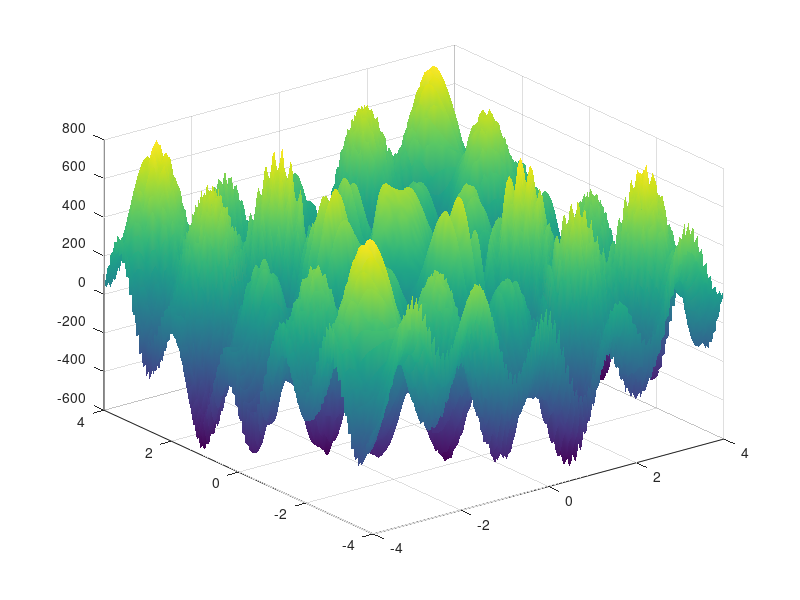
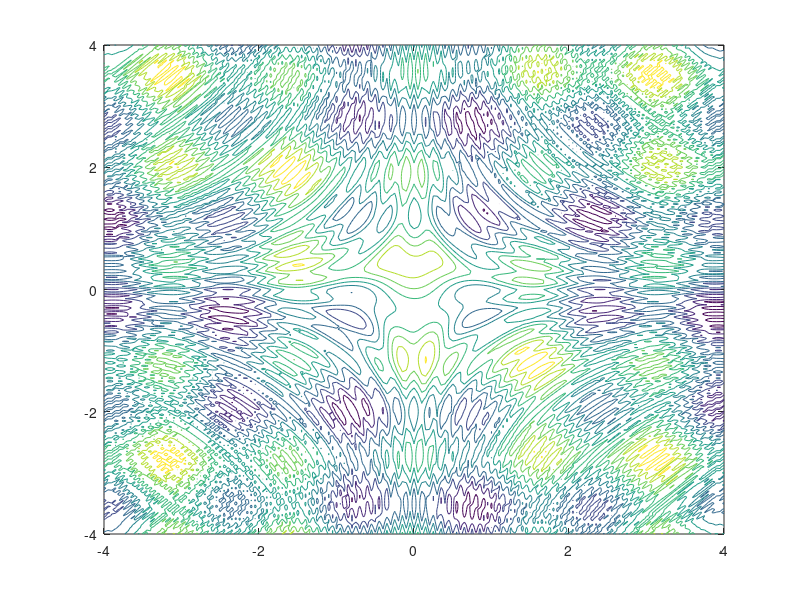

These figures' MATLAB source, in order: (Note: this script raises an error after producing the figures.)
%%
clear all;
close all;

problem.definition.variables = {'x', 'y'};
problem.definition.limits = {[-3; 3], [-3; 3]};
problem.definition.cost_function = @(x, y)(200.*sin(8.*x.*y).^2+200.*cos(x+y) ...
    + (200.*cos(4.*x)+200.*sin(4.*y)));
problem.settings.step_modifier = 4;
problem.settings.cooling_rate = 0.001;
problem.settings.max_accept_per_temp = 10;
problem.settings.max_tries_per_temp = 100;
problem.settings.stop_temperature = 1;
problem.initial.temperature = 1000;
problem.initial.values = [0, 0];

[x, y] = meshgrid(-4:0.05:4);
surf(x,y, problem.definition.cost_function(x,y), 'FaceColor', 'interp', 'EdgeColor','none');

problem.plot='yes';
problem.figure = figure(101);
contour(x,y, problem.definition.cost_function(x,y));
hold on;

%%
problem.settings.randomize = 'all';
solution_rand_all = anneal(problem);

%%
problem.figure = figure(102);
contour(x,y, problem.definition.cost_function(x,y));
hold on;

problem.settings.randomize = 'random_one';
solution_rand_one = anneal(problem);